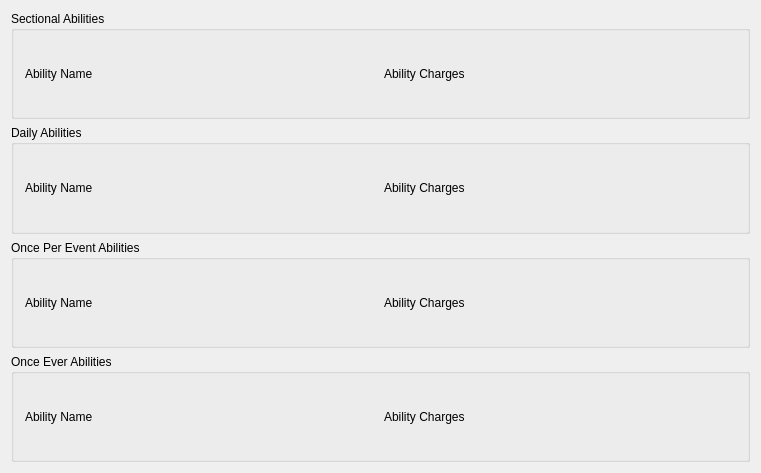
<?xml version="1.0" encoding="UTF-8"?>
<ui version="4.0">
 <class>vieBBAbilityWidget</class>
 <widget class="QWidget" name="vieBBAbilityWidget">
  <property name="geometry">
   <rect>
    <x>0</x>
    <y>0</y>
    <width>761</width>
    <height>473</height>
   </rect>
  </property>
  <property name="windowTitle">
   <string>vieBBAbilityWidget</string>
  </property>
  <layout class="QVBoxLayout" name="verticalLayout_5">
   <item>
    <widget class="QGroupBox" name="groupBox">
     <property name="title">
      <string>Sectional Abilities</string>
     </property>
     <layout class="QVBoxLayout" name="sectionalAbilityLayout">
      <item>
       <layout class="QHBoxLayout" name="horizontalLayout">
        <item>
         <widget class="QLabel" name="label_2">
          <property name="text">
           <string>Ability Name</string>
          </property>
         </widget>
        </item>
        <item>
         <widget class="QLabel" name="label">
          <property name="text">
           <string>Ability Charges</string>
          </property>
         </widget>
        </item>
       </layout>
      </item>
     </layout>
    </widget>
   </item>
   <item>
    <widget class="QGroupBox" name="groupBox_2">
     <property name="title">
      <string>Daily Abilities</string>
     </property>
     <layout class="QVBoxLayout" name="dailyAbilityLayout">
      <item>
       <layout class="QHBoxLayout" name="horizontalLayout_2">
        <item>
         <widget class="QLabel" name="label_3">
          <property name="text">
           <string>Ability Name</string>
          </property>
         </widget>
        </item>
        <item>
         <widget class="QLabel" name="label_4">
          <property name="text">
           <string>Ability Charges</string>
          </property>
         </widget>
        </item>
       </layout>
      </item>
     </layout>
    </widget>
   </item>
   <item>
    <widget class="QGroupBox" name="groupBox_3">
     <property name="title">
      <string>Once Per Event Abilities</string>
     </property>
     <layout class="QVBoxLayout" name="perEventAbilityLayout">
      <item>
       <layout class="QHBoxLayout" name="horizontalLayout_3">
        <item>
         <widget class="QLabel" name="label_5">
          <property name="text">
           <string>Ability Name</string>
          </property>
         </widget>
        </item>
        <item>
         <widget class="QLabel" name="label_6">
          <property name="text">
           <string>Ability Charges</string>
          </property>
         </widget>
        </item>
       </layout>
      </item>
     </layout>
    </widget>
   </item>
   <item>
    <widget class="QGroupBox" name="groupBox_4">
     <property name="title">
      <string>Once Ever Abilities</string>
     </property>
     <layout class="QVBoxLayout" name="onceEverAbilityLayout">
      <item>
       <layout class="QHBoxLayout" name="horizontalLayout_4">
        <item>
         <widget class="QLabel" name="label_7">
          <property name="text">
           <string>Ability Name</string>
          </property>
         </widget>
        </item>
        <item>
         <widget class="QLabel" name="label_8">
          <property name="text">
           <string>Ability Charges</string>
          </property>
         </widget>
        </item>
       </layout>
      </item>
     </layout>
    </widget>
   </item>
  </layout>
 </widget>
 <layoutdefault spacing="6" margin="11"/>
 <resources/>
 <connections/>
</ui>
